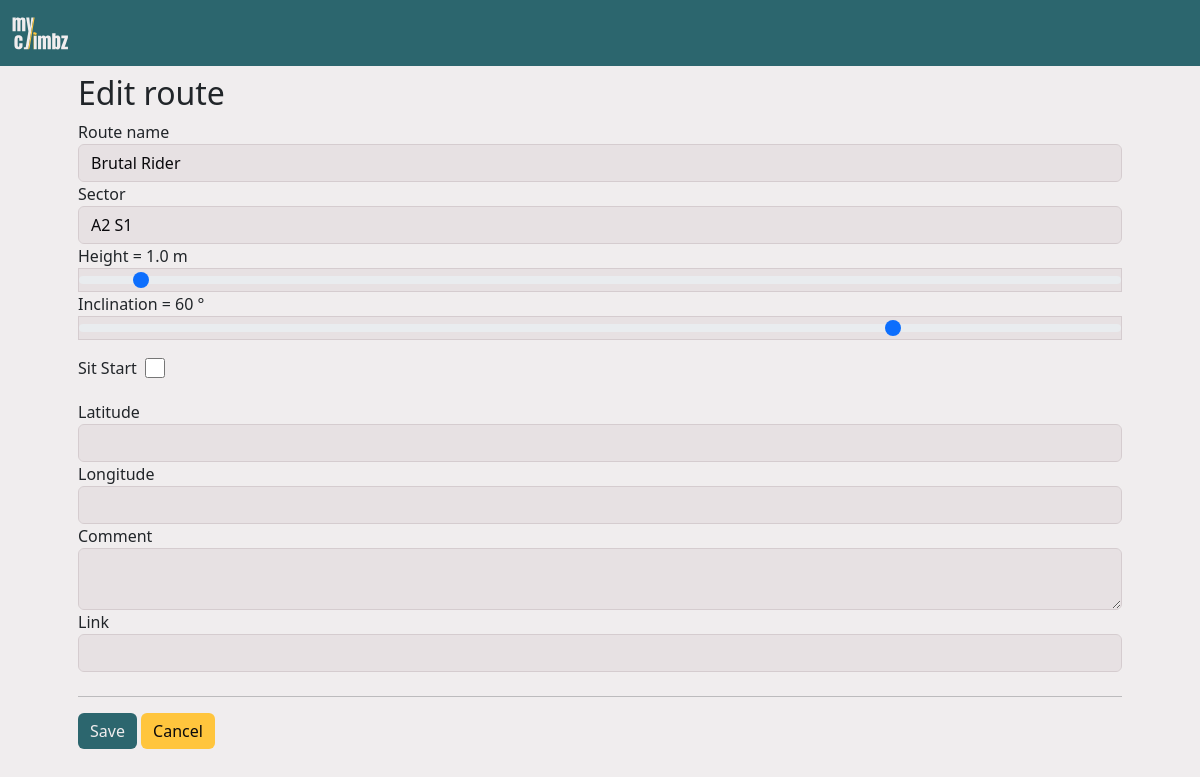
Before: /edit_route/1 (signed in) with the older database file.
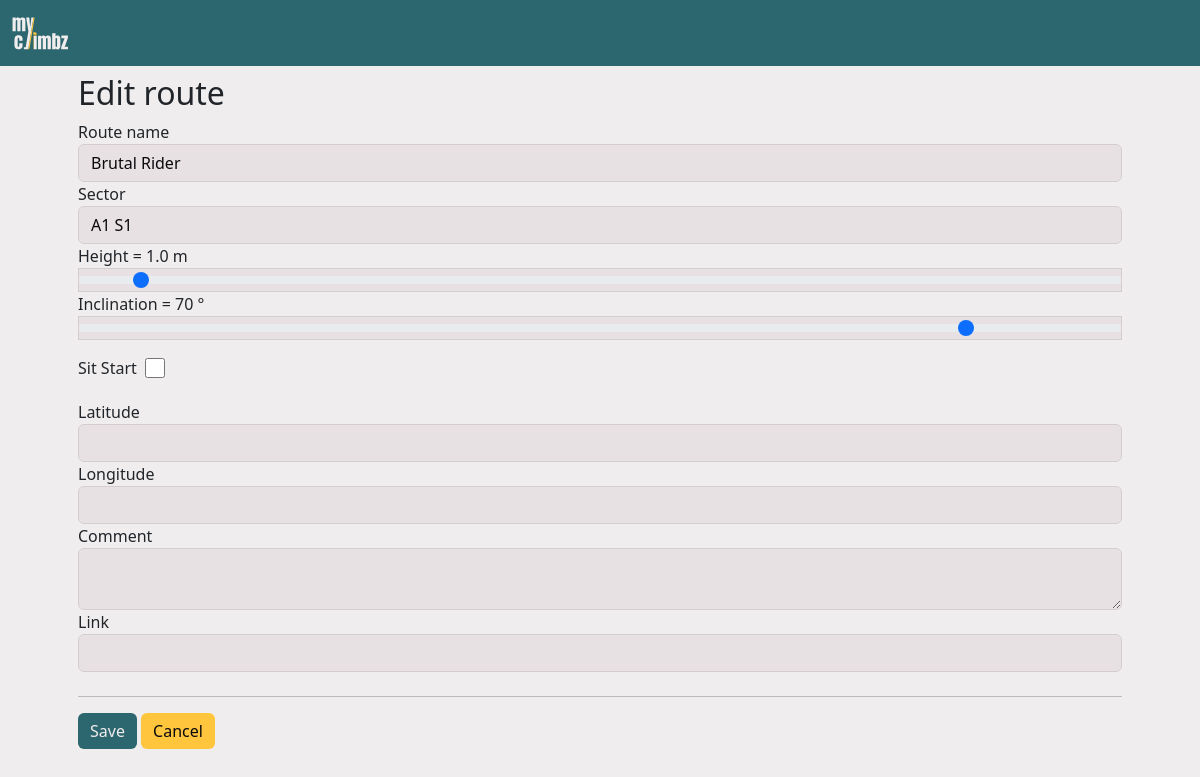
After: the same page with the newer database file.
### myclimbz/models/route.py (models this page shows, shortened)
class Route(db.Model):
    id = db.Column(db.Integer, primary_key=True)
    name = db.Column(db.String(200), nullable=False)
    created_by = db.Column(db.Integer, db.ForeignKey("climber.id"), nullable=False)
    latitude = db.Column(db.Float)
    longitude = db.Column(db.Float)
    comment = db.Column(db.Text)
    link = db.Column(db.String(300))
    sit_start = db.Column(db.Boolean, nullable=False, default=False)
    height = db.Column(db.Float, db.CheckConstraint("height >= 1"))
    inclination = ConstrainedInteger("inclination", -50, 90)
    sector_id = db.Column(db.Integer, db.ForeignKey("sector.id"))
    climbs = db.relationship("Climb", backref="route", cascade="all, delete")
    opinions = db.relationship("Opinion", backref="route", cascade="all, delete")
    UniqueConstraint(name, sector_id, name="unique_route_name_in_sector")

### myclimbz/blueprints/routes/routes.py (the view, shortened to what this page needs)
@routes.route("/edit_route/<int:route_id>", methods=["GET", "POST"])
def edit_route(route_id: int) -> str:
    route = Route.query.get(route_id)
    title = "Edit route"
    route_form = RouteForm.create_empty(route.sector.area_id)
    route_form = RouteForm.create_from_obj(route, remove_title=True)
    return render("form.html", title=title, forms=[route_form])

### myclimbz/forms/route.py (called while the page is built)
    @classmethod
    def create_from_obj(cls, obj: Route, remove_title: bool = False) -> RouteForm:
        form = cls.create_empty(obj.sector.area_id, remove_title)
        form.height.default = obj.height
        form.inclination.default = obj.inclination
        delattr(form.name, "toggle_ids")
        for field in FIELDS:
            getattr(form, field).data = getattr(obj, field)
        if obj.sector is not None:
            form.sector.data = obj.sector.name
        return form

### myclimbz/models/climber.py (called while the page is built)
@login_manager.user_loader
def load_climber(climber_id: int) -> Climber:
    return Climber.query.get(int(climber_id))

### myclimbz/templates/form.html
{% import "macros.html" as macros %}
{% extends "main.html" %}
{% block content %}
<div class="container px-2 px-md-5">
    <h2 class="mt-2">{{ title }}</h2>
    {% if enctype %}
    <form method="POST" enctype="{{ enctype }}">
    {% else %}
    <form method="POST">
   {% endif %}
        {{ macros.three_forms(forms) }}
        <div class="form-group">
            <input type="submit" class="btn btn-success" name="btn" value="Save">
            <a type="button" class="btn btn-danger" value="Cancel" href="{{ url_for('home.cancel_form') }}">
                Cancel
            </a>
        </div>
    </form>
</div>
{% endblock content %}

### myclimbz/templates/macros.html (shortened to what this page needs)
{% macro three_forms(forms) %}
{% for form in forms %}
    <div class="mb-4">
        {% for field in form %}
            {% if field.name != 'csrf_token' and field.name != "submit" and field != form.existing_route %}
                <div class="form-group">
                    {{ field.label(id=field.id + "-label") }}
                    {% if field.type == 'IntegerRangeField' or field.type == 'DecimalRangeField' %}
                        <span>= </span>
                        <output id="{{ field.id }}-output">{{ field.default }}</output>
                        <span>{{ field.unit }}</span>
                        {{ field(id=field.id, class='form-range',
                        oninput="this.previousElementSibling.previousElementSibling.value
                        = this.value") }}
                    {% elif field.type == 'BooleanField' %}
                        {% if field.toggle_ids %}
                            {{ field(
                                id=field.id,
                                class='form-check',
                                onchange='checkboxToggle("' + field.id + '", "' + field.toggle_ids + '")'
                            ) }}
                        {% else %}
                            {{ field(id=field.id, class='form-check') }}
                        {% endif %}
                    {% elif field.datalist %}
                        {% set datalist_name = field.name + '-list' %}
                        {% set relation_field = field.relation_field if field.relation_field is defined else "" %}
                        {% set relation_data = field.relation_data | tojson if field.relation_data is defined else "" %}
                        {% if field.toggle_ids %}
                            {{ field(
                                id=field.id,
                                class='form-control',
                                list=datalist_name,
                                autocomplete='off',
                                onchange='datalistToggle("' + field.id + '", "' + field.toggle_ids + '", "' + relation_field + '", "' + relation_data + '")'
                            ) }}
                        {% else %}
                            {{ field(id=field.id, class='form-control', list=datalist_name, autocomplete='off') }}
                        {% endif %}
                    {% else %}
                        {{ field(id=field.id, class='form-control') }}
                    {% endif %}
                </div>
            {% endif %}
        {% endfor %}
    </div>
    <hr>
{% endfor %}
{% endmacro %}

Changed rows visible on the page:
changed Route "Brutal Rider": sector "A2 S1" → "A1 S1"
Other visible differences:
list line gone: "Inclination = 60 °"
new list line: "Inclination = 70 °"
list line gone: "60"
new list line: "70"
